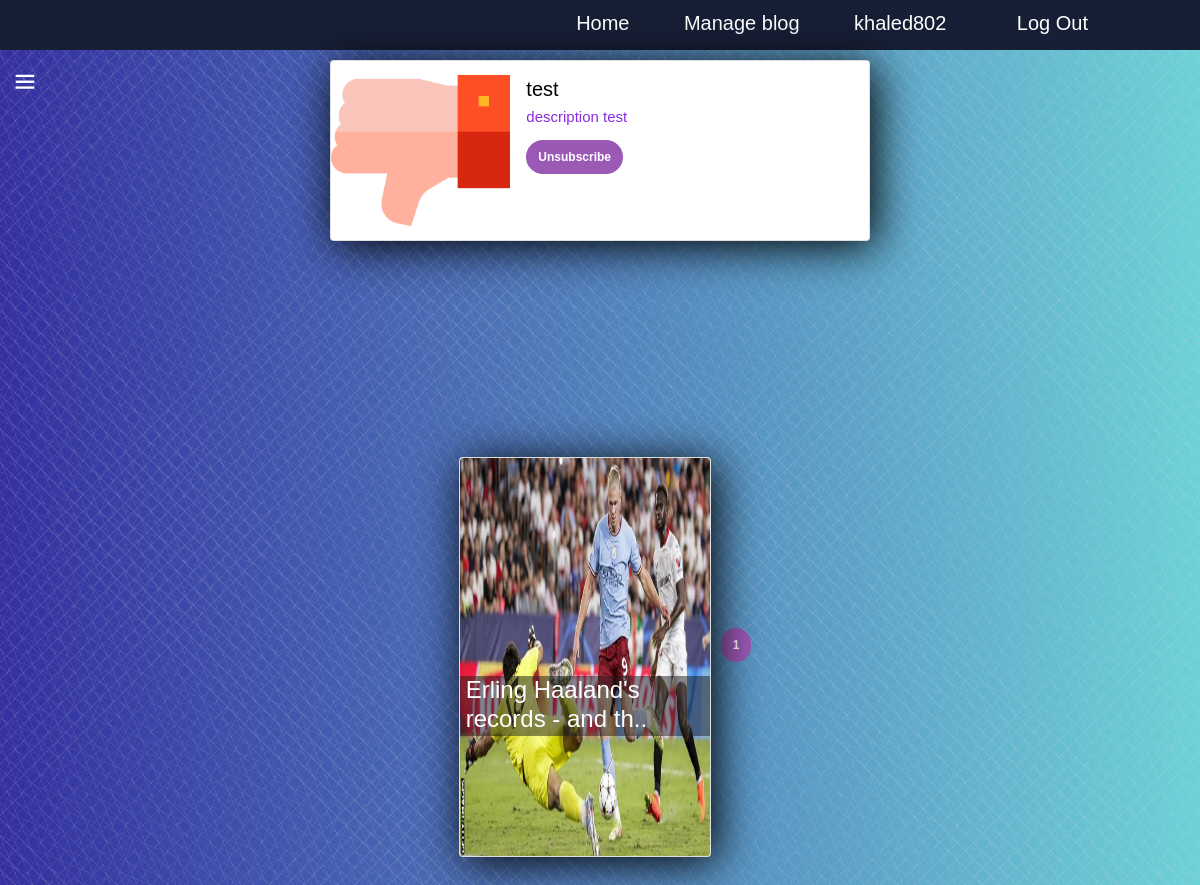
Screenshot of /categories/show/1 (signed in) with the database file from the repository.
### categories/models.py (models this page shows, shortened)
class Category(models.Model):
    title = models.CharField(max_length=100)
    details = models.TextField()
    picture = models.ImageField(upload_to='images/')
    created_time = models.DateTimeField(auto_now_add=True)
    @classmethod
    def get_category(cls, id):
        return get_object_or_404(cls, id=id)
    def get_category_url(self):
        return reverse('category.show', args=[self.id])
    def get_subscribe_url(self):
        return reverse('category.subscribe', args=[self.id])
    def get_subscribers(self):
        return set([sub.user for sub in Subscribe.objects.filter(category=self)])
    def __str__(self) -> str:
        return self.title

### post/models.py (models this page shows, shortened)
class Post(models.Model):
    title = models.CharField(max_length=100)
    details = models.TextField()
    picture = models.ImageField(upload_to='images/')
    created_time = models.DateTimeField(auto_now_add=True)
    category=models.ForeignKey(Category , null = True , blank=True , on_delete=models.CASCADE , related_name='post_category')
    num_of_likes=models.IntegerField(default=0)
    def get_post_url(self):
        return reverse('post.show', args=[self.id])
    @classmethod
    def related_posts(cls , _category):
        return cls.objects.filter(category= _category)

### categories/views.py (the view)
# urls.py: path('show/<int:id>', show_category, name='category.show'),
def show_category(request, id):
    category= Category.get_category(id)
    related_posts = Post.related_posts(category).order_by("-created_time")
    paginator = Paginator(related_posts , 3)
    page_number = request.GET.get('page')
    page_obj = paginator.get_page(page_number)
    is_subscribe = Subscribe.get_subscribe(category, request.user)
    return render(request, 'categories/show_category.html', context={'category': category , "related_posts":related_posts, 'subscribe': is_subscribe, 'title': 'category-'+ category.title,  "page_obj":page_obj})

### categories/context_processors.py (called while the page is built)
def categories_processor(request):
    categories = Category.objects.all()
    print('hi')
    print(categories)
    return {'categories': categories}

### categories/models.py (called while the page is built)
    @classmethod
    def get_subscribe(cls , category , user):
        try:
            return cls.objects.get(category=category , user=user)
        except:
            return None

### categories/templates/categories/show_category.html (shortened to what this page needs)
{% extends 'base/base.html'%}
{% load static %}
{% block content %}
<div class="card mb-3" style="max-width: 540px; margin:10px auto; height: auto;">
  <div class="row g-0">
    <div class="col-md-4">
      <img src="{{ category.picture.url }}" class="img-fluid rounded-start" alt="{{ category }}">
    </div>
    <div class="col-md-8">
      <div class="card-body">
        <h5 class="card-title" style="color: black;">{{ category.title }}</h5>
        <p class="card-text" style="color: blueviolet;">{{ category.details }}</p>
        {% if subscribe %}
          <a type="button" class="btn btn-warning" href="{{ category.get_subscribe_url }}" >Unsubscribe</a>
        {% else %}
          <a type="button" class="btn btn-success" href="{{ category.get_subscribe_url }}" >Subscribe</a>
        {% endif %}
      </div>
    </div>
  </div>
</div>
{% if subscribe %}
<div class="cacontainer">
  {% for post in page_obj %}
    <div class="card">
      <a href="{{post.get_post_url}}">
        <img src="{{ post.picture.url }}" alt="" >
        <div class="intro">
            <h4>{{ post.title|slice:":33" }}..</h4>
        </div>
      </a>
  </div>
  {% endfor %}
{% endif %}
{% if subscribe %}
  {% for num in page_obj.paginator.page_range %}
    {% if page_obj.number == num %}
      <a class="btn btn-info mb-4" href="?page={{ num }}">{{ num }}</a>
    {% elif num > page_obj.number|add:'-3' and num < page_obj.number|add:'3' %}
      <a class="btn btn-outline-info mb-4" href="?page={{ num }}">{{ num }}</a>
    {% endif %}
  {% endfor %}
{% endif %}
{% endblock %}

### base/templates/base/base.html (shortened to what this page needs)
{% load static %}
<!DOCTYPE html>
<html lang="en">
<head>
    <link href="https://cdn.jsdelivr.net/npm/bootstrap@5.1.3/dist/css/bootstrap.min.css" rel="stylesheet">
    <link rel="stylesheet" href="{% static 'base/css/style.css'%}">
    <link href='https://unpkg.com/boxicons@2.1.4/css/boxicons.min.css' rel='stylesheet'>
    <link rel="stylesheet" href="{% static 'base/css/footer.css'%}">
</head>
<body>
<div class="navbar">
  <nav>
      <ul>
          <li><a href="{% url 'post.show_all'%}">Home</a></li>
          {% if user.is_superuser%}
            <li><a href="{% url 'show_dashboard' %}">Manage blog</a></li>
          {% endif %}
          {% if user.is_authenticated %}
            <li><a class="navbar-brand" href="{% url 'account.profile'%}" class="user">{{ user.username }}</a></li>
            <li><a class="navbar-brand" href="{% url 'account.logout' %}">Log Out</a></li>
          {% else %}
            <li><a href="{% url 'C_login'%}">Log In</a></li>
            <li><a href="{% url 'account.register'%}">Register</a></li>
          {% endif%}
      </ul>
  </nav>
</div>
      {% block content %}
      {% endblock content %}
<aside>
  <div class="logo">
      <span class="menu-icon">
          <i class="bx bx-menu"></i>
      </span>
  </div>
</aside>
</body>
</html>

### base/static/base/css/style.css (style rules this page uses)
body { background-image: repeating-linear-gradient(135deg, hsla(264,0%,88%,0.03) 0px, hsla(264,0%,88%,0.03) 1px,transparent 1px, transparent 12px),repeating-linear-gradient(45deg, hsla(264,0%,88%,0.03) 0px, hsla(264,0%,88%,0.03) 1px,transparent 1px, transparent 12px), repeating-linear-gradient(67.5deg, hsla(264,0%,88%,0.03) 0px, hsla(264,0%,88%,0.03) 1px,transparent 1px, transparent 12px),repeating-linear-gradient(135deg, hsla(264,0%,88%,0.03) 0px, hsla(264,0%,88%,0.03) 1px,transparent 1px, transparent 12px), repeating-linear-gradient(45deg, hsla(264,0%,88%,0.03) 0px, hsla(264,0%,88%,0.03) 1px,transparent 1px, transparent 12px), repeating-linear-gradient(112.5deg, hsla(264,0%,88%,0.03) 0px, hsla(264,0%,88%,0.03) 1px,transparent 1px, transparent 12px), repeating-linear-gradient(112.5deg, hsla(264,0%,88%,0.03) 0px, hsla(264,0%,88%,0.03) 1px,transparent 1px, transparent 12px), repeating-linear-gradient(45deg, hsla(264,0%,88%,0.03) 0px, hsla(264,0%,88%,0.03) 1px, transparent 1px, transparent 12px),repeating-linear-gradient(22.5deg, hsla(264,0%,88%,0.03) 0px, hsla(264,0%,88%,0.03) 1px,transparent 1px, transparent 12px),repeating-linear-gradient(45deg, hsla(264,0%,88%,0.03) 0px, hsla(264,0%,88%,0.03) 1px,transparent 1px, transparent 12px),repeating-linear-gradient(22.5deg, hsla(264,0%,88%,0.03) 0px, hsla(264,0%,88%,0.03) 1px,transparent 1px, transparent 12px),repeating-linear-gradient(135deg, hsla(264,0%,88%,0.03) 0px, hsla(264,0%,88%,0.03) 1px,transparent 1px, transparent 12px),repeating-linear-gradient(157.5deg, hsla(264,0%,88%,0.03) 0px, hsla(264,0%,88%,0.03) 1px,transparent 1px, transparent 12px),repeating-linear-gradient(67.5deg, hsla(264,0%,88%,0.03) 0px, hsla(264,0%,88%,0.03) 1px,transparent 1px, transparent 12px),repeating-linear-gradient(67.5deg, hsla(264,0%,88%,0.03) 0px, hsla(264,0%,88%,0.03) 1px,transparent 1px, transparent 12px),linear-gradient(90deg, rgb(51,47,160),rgb(109,209,215)); }
* { padding: 0; margin: 0; box-sizing: border-box; font-family: "Segoe UI"; }
aside { position: fixed; top: 0; left: 0; left: -50px; width: 50px; height: 1000px; padding: 10px; background: #171f36; color: white; transition: 0.5s; }
a { text-decoration: none; color: inherit; display: flex; align-items: center; }
.logo { height: 50px; margin: 0 0 50px 0; position: relative; }
.menu-icon { position: absolute; right: -50px; top: 0; width: 30px; height: 30px; border-radius: 30px; font-size: 20px; padding: 1px 1px 35px 1px; text-align: center; cursor: pointer; margin-top: 50px; }
.logo i { font-size: 28px; margin-right: 5px; }
.logo .menu-icon { font-size: 30px; font-weight: 500; margin-left: 15px; }
li a { position: relative; height: 30px; }
.navbar { height: 12%; display: flex; align-items: center; background: #171f36; height: 50px; }
nav { flex: 1; text-align: right; padding-right: 8%; }
nav ul li { list-style: none; display: inline-block; margin-left: 50px; }
nav ul li a { text-decoration: none; color: #fff; font-size: 20px; }
p { color: #fff; font-size: 15px; line-height: 15px; }
h5 { color: #fff; }
.cacontainer { display: flex; justify-content: center; height: 100vh; align-items: center; }
.card { background-size: contain; height: 400px; margin: 50px 10px; box-shadow: 5px 5px 45px black; overflow: hidden; }
img { height: 400px; width: 250px; border-radius: 3px; transition: .5s; }
.intro { height: 60px; width: 250px; padding-left: 6px; box-sizing: border-box; position: absolute; bottom: 120px; background: rgb(27, 27, 27 , .5); color: #fff; transition: .5s; }
.btn { width: max-content; padding: 6px 10px; margin-bottom: 0; margin-right: 0; background: #9b59b6; border: 2px solid #9b59b6; color: white; border-radius: 30px; font-size: 12px; text-decoration: none; font-weight: bold; transition: all .3s ease-in; }

### base/static/base/css/footer.css (style rules this page uses)
* { margin: 0; padding: 0; box-sizing: border-box; font-family: 'Poppins' ,sans-serif; }

### rows the page displays
Category: picture (picture), title "test", details "description test"
Post: picture (picture), title "Erling Haaland's records - and th"

### other values shown
{{ user.username }} "khaled802"
{{ num }} "1"
